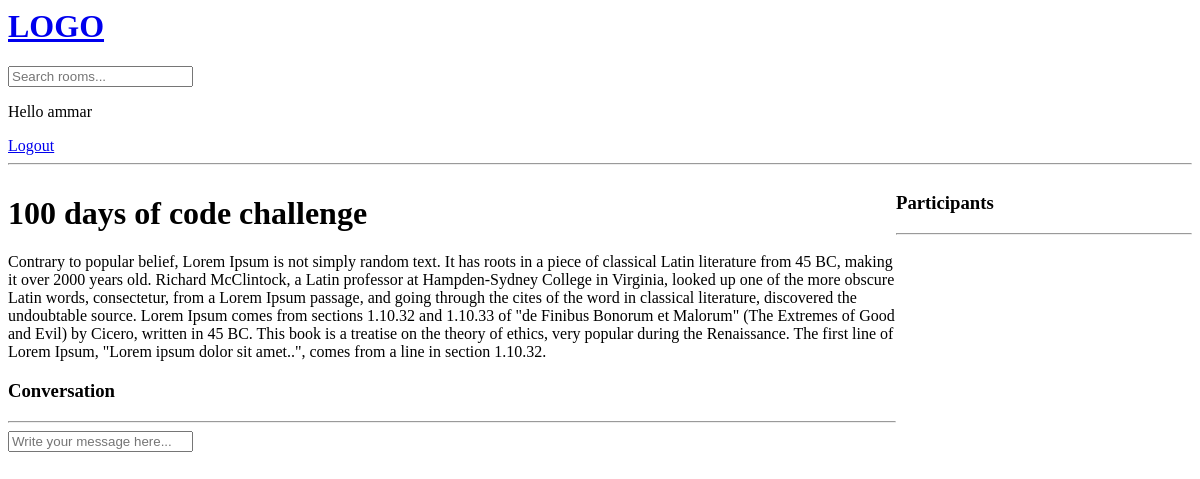
The page /room/2/ (signed in) on the database as committed earlier.
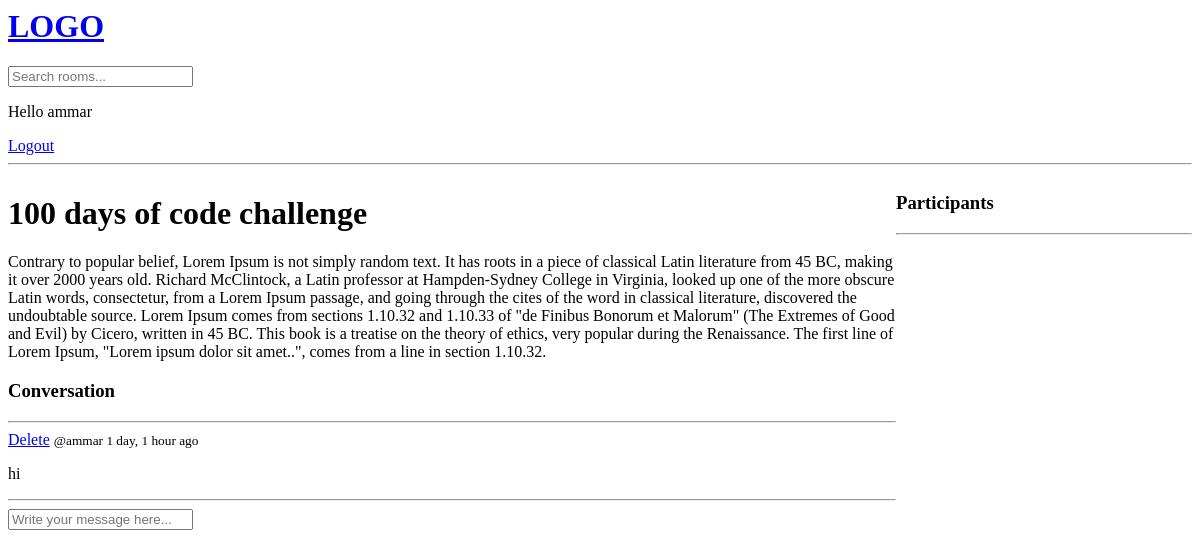
The same page on the database as committed later.
### base/models.py (models this page shows, shortened)
class Message(models.Model):
    user = models.ForeignKey(User, on_delete=models.CASCADE)
    room = models.ForeignKey(Room, on_delete=models.CASCADE)
    body = models.TextField()
    updated = models.DateTimeField(auto_now=True)
    created = models.DateTimeField(auto_now_add=True)
    class Meta:
        ordering = ['-updated', '-created']

### base/views.py (the view, shortened to what this page needs)
# urls.py: path('room/<str:pk>/', views.room, name="room"),
def room(request, pk):
    room = Room.objects.get(id=pk)
    room_messages = room.message_set.all()
    participants = room.participants.all()
    context = {'room': room, 'room_messages': room_messages, 'participants': participants}
    return render(request, 'base/room.html', context)

### base/templates/base/room.html (shortened to what this page needs)
{% include 'navbar.html' %}
{% block content%}
<div class="room-container">
<div>
<h1>{{room.name}}</h1>
<p>{{room.description}}</p>
<div class="comment-wrapper">
    <h3>Conversation</h3>
    <hr>
    {% for message in room_messages %}
        <div>
            {% if request.user == message.user %}
            <a href = "{% url 'delete-message' message.id %}">Delete</a>
            {% endif %}
            <small>@{{message.user}} {{message.created|timesince}} ago</small>
            <p>{{message.body}}</p>
            <hr>
        </div>
    {% endfor %}
</div>
{% if request.user.is_authenticated %}
<div class="comment-form">
    <form method="POST" action="">
        <input type="text" name="body" placeholder="Write your message here..." />
    </form>
</div>
{% endif %}
</div>
<div>
    <h3>Participants</h3>
    <hr>
</div>
</div>
{% endblock %}

Rows that differ between the two databases and show on the page:
added Message: shows "Delete", user "ammar", created "1 day, 1 hour", body "hi"
